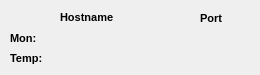
<?xml version="1.0" encoding="UTF-8"?>
<ui version="4.0">
 <class>debugForm</class>
 <widget class="QDialog" name="debugForm">
  <property name="geometry">
   <rect>
    <x>0</x>
    <y>0</y>
    <width>260</width>
    <height>75</height>
   </rect>
  </property>
  <property name="font">
   <font>
    <pointsize>8</pointsize>
   </font>
  </property>
  <property name="contextMenuPolicy">
   <enum>Qt::ActionsContextMenu</enum>
  </property>
  <property name="windowTitle">
   <string>Form</string>
  </property>
  <widget class="QLabel" name="label">
   <property name="geometry">
    <rect>
     <x>10</x>
     <y>30</y>
     <width>41</width>
     <height>16</height>
    </rect>
   </property>
   <property name="font">
    <font>
     <weight>75</weight>
     <bold>true</bold>
    </font>
   </property>
   <property name="text">
    <string>Mon:</string>
   </property>
  </widget>
  <widget class="QLabel" name="label_2">
   <property name="geometry">
    <rect>
     <x>10</x>
     <y>50</y>
     <width>41</width>
     <height>16</height>
    </rect>
   </property>
   <property name="font">
    <font>
     <weight>75</weight>
     <bold>true</bold>
    </font>
   </property>
   <property name="text">
    <string>Temp:</string>
   </property>
  </widget>
  <widget class="QLabel" name="label_3">
   <property name="geometry">
    <rect>
     <x>60</x>
     <y>10</y>
     <width>64</width>
     <height>15</height>
    </rect>
   </property>
   <property name="font">
    <font>
     <weight>75</weight>
     <bold>true</bold>
    </font>
   </property>
   <property name="text">
    <string>Hostname</string>
   </property>
  </widget>
  <widget class="QLabel" name="label_4">
   <property name="geometry">
    <rect>
     <x>200</x>
     <y>10</y>
     <width>31</width>
     <height>16</height>
    </rect>
   </property>
   <property name="font">
    <font>
     <weight>75</weight>
     <bold>true</bold>
    </font>
   </property>
   <property name="text">
    <string>Port</string>
   </property>
  </widget>
  <widget class="QLabel" name="hMonLabel">
   <property name="geometry">
    <rect>
     <x>60</x>
     <y>30</y>
     <width>131</width>
     <height>20</height>
    </rect>
   </property>
   <property name="text">
    <string/>
   </property>
  </widget>
  <widget class="QLabel" name="hTempLabel">
   <property name="geometry">
    <rect>
     <x>60</x>
     <y>50</y>
     <width>131</width>
     <height>20</height>
    </rect>
   </property>
   <property name="text">
    <string/>
   </property>
  </widget>
  <widget class="QLabel" name="pMonLabel">
   <property name="geometry">
    <rect>
     <x>200</x>
     <y>30</y>
     <width>31</width>
     <height>16</height>
    </rect>
   </property>
   <property name="text">
    <string/>
   </property>
  </widget>
  <widget class="QLabel" name="pTempLabel">
   <property name="geometry">
    <rect>
     <x>200</x>
     <y>50</y>
     <width>31</width>
     <height>16</height>
    </rect>
   </property>
   <property name="text">
    <string/>
   </property>
  </widget>
  <action name="actionQuit">
   <property name="text">
    <string>&amp;Close</string>
   </property>
   <property name="toolTip">
    <string>Close Window</string>
   </property>
  </action>
 </widget>
 <resources/>
 <connections/>
</ui>
